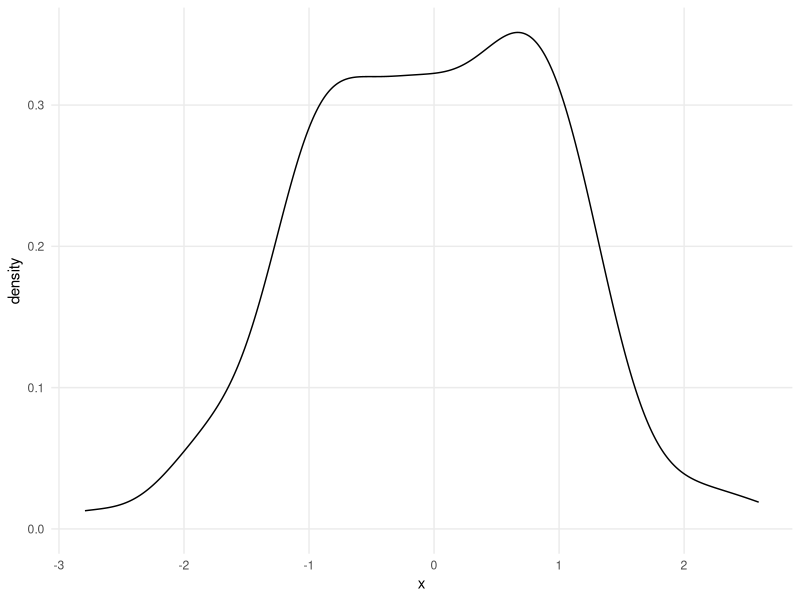

Generate this figure with R:
## ---- chunk 1
knitr::opts_chunk$set(warning = FALSE, message = FALSE) 
## ---- chunk 2
library("tidyverse")
theme_set(theme_minimal())
theme_update(panel.grid.minor = element_blank(), 
  plot.title = element_text(hjust = 0.5))

## ---- chunk 3
tibble(x = rnorm(100)) |> 
  ggplot(aes(x)) +
    geom_density()
